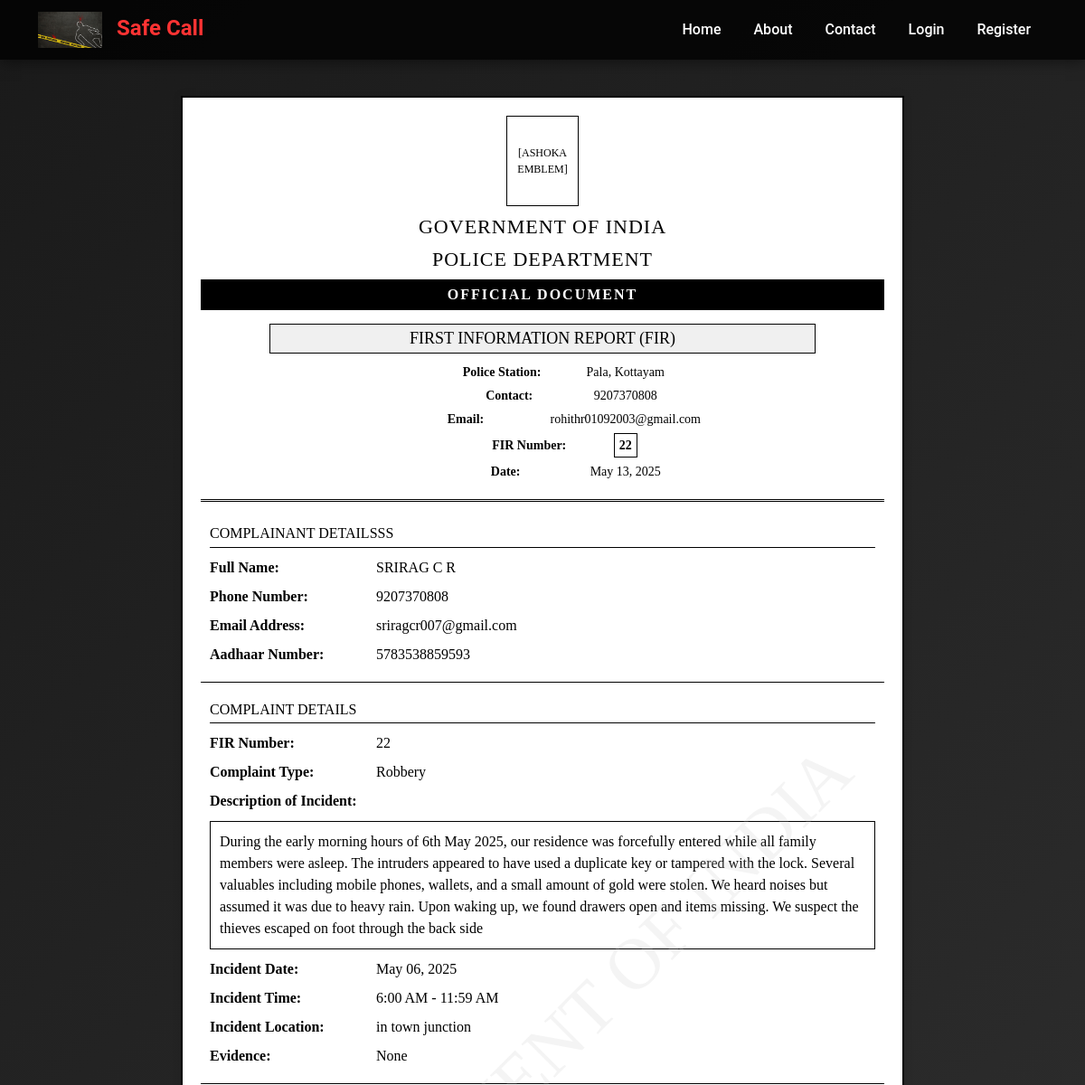
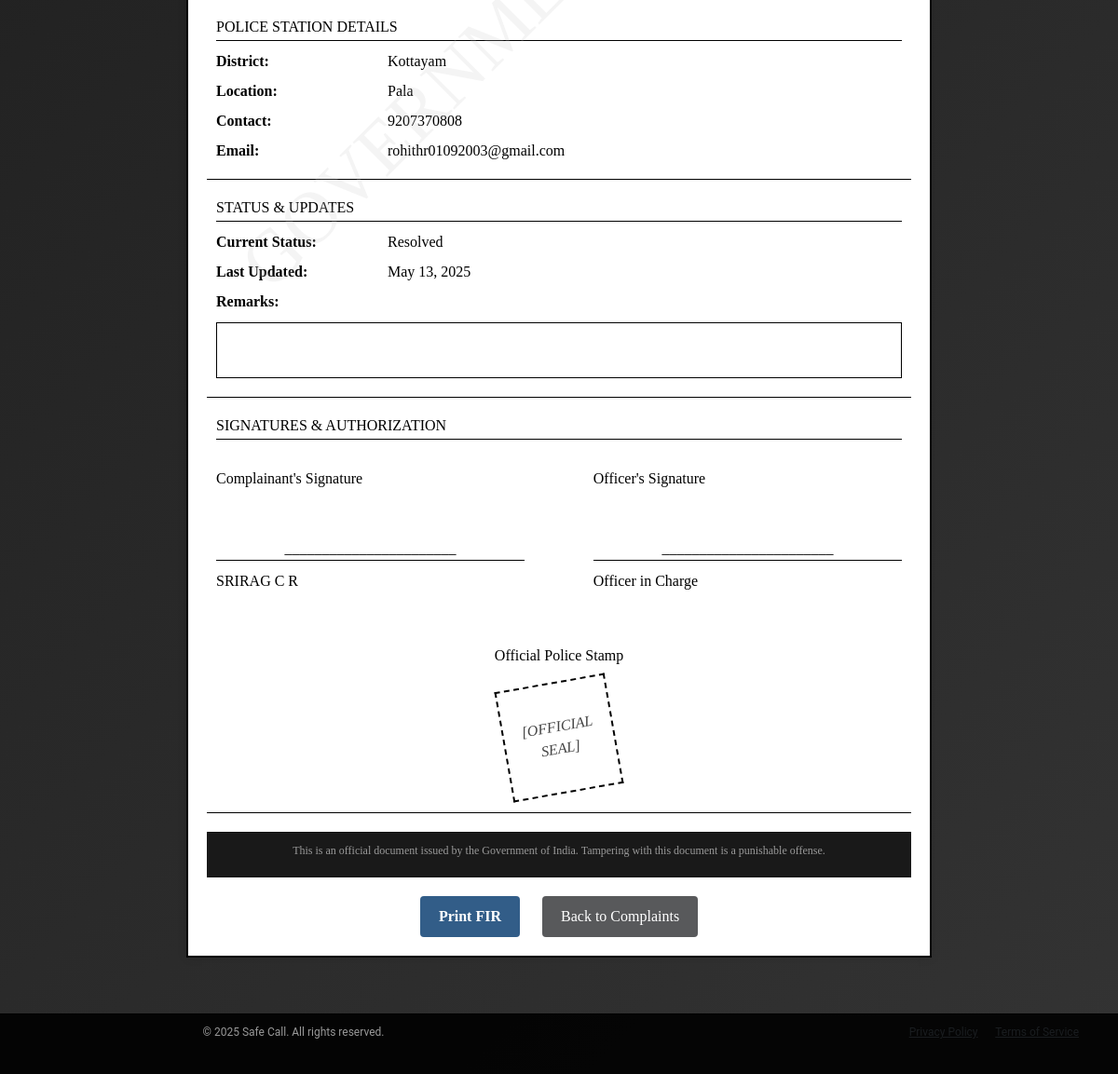
Screenshot of /user/view-fir/22/ (signed in) with the database file from the repository (2 pictures, top to bottom).
### core/models.py (models this page shows, shortened)
class Complaint(models.Model):
    COMPLAINT_TYPES = [
        ('Robbery', 'Robbery'),
        ('Assault', 'Assault'),
        ('Threats', 'Threats'),
        ('Burglary', 'Burglary'),
        ('Vandalism', 'Vandalism'),
        ('Fraud', 'Fraud'),
        ('Harassment', 'Harassment'),
        ('Theft', 'Theft'),
        ('Domestic Violence', 'Domestic Violence'),
        ('Sexual Assault', 'Sexual Assault'),
        ('Kidnapping', 'Kidnapping'),
        ('Stalking', 'Stalking'),
        ('Drunk Driving', 'Drunk Driving'),
        ('Hit and Run', 'Hit and Run'),
        ('Drug Offenses', 'Drug Offenses'),
        ('Public Intoxication', 'Public Intoxication'),
        ('Trespassing', 'Trespassing'),
        ('Hate Crimes', 'Hate Crimes'),
        ('Murder', 'Murder'),
        ('Arson', 'Arson'),
        ('Others', 'Others'),
    ]
    TIME_CHOICES = [
        ('Midnight', '12:00 AM - 12:59 AM'),
        ('Morning', '6:00 AM - 11:59 AM'),
        ('Noon', '12:00 PM - 12:59 PM'),
        ('Afternoon', '1:00 PM - 5:59 PM'),
        ('Evening', '6:00 PM - 8:59 PM'),
        ('Night', '9:00 PM - 11:59 PM'),
    ]
    STATUS_CHOICES = [
        ('Pending', 'Pending'),
        ('Under Investigation', 'Under Investigation'),
        ('Resolved', 'Resolved'),
        ('Rejected', 'Rejected'),
    ]
    user = models.ForeignKey(PublicUser, on_delete=models.CASCADE)
    police_station = models.ForeignKey(PoliceStation, on_delete=models.CASCADE)
    complaint_type = models.CharField(max_length=50, choices=COMPLAINT_TYPES)
    incident_date = models.DateField()
    incident_time = models.CharField(max_length=20, choices=TIME_CHOICES)
    incident_location = models.TextField(default='Location not specified')
    description = models.TextField()
    evidence = models.FileField(upload_to='complaint_evidence/', null=True, blank=True)
    status = models.CharField(max_length=20, choices=STATUS_CHOICES, default='Pending')
    registered_at = models.DateTimeField(auto_now_add=True)
    resolution_date = models.DateTimeField(null=True, blank=True)

class PoliceStation(models.Model):
    district = models.CharField(max_length=100)
    location = models.CharField(max_length=255)
    pincode = models.CharField(max_length=6)
    contact = models.CharField(max_length=15)
    email = models.EmailField(unique=True)  # Added email field
    password = models.CharField(max_length=255)
    approved = models.BooleanField(default=False)

class PublicUser(models.Model):
    first_name = models.CharField(max_length=100)
    last_name = models.CharField(max_length=100)
    email = models.EmailField(unique=True)
    phone = models.CharField(max_length=15)
    adhaar = models.CharField(max_length=12, unique=True)
    address = models.TextField(null=True, blank=True)
    district = models.CharField(max_length=100, null=True, blank=True)
    pincode = models.CharField(max_length=6, null=True, blank=True)
    password = models.CharField(max_length=255)
    profile_picture = models.ImageField(upload_to='profile_pictures/', null=True, blank=True)
    date_of_birth = models.DateField(null=True, blank=True)
    gender = models.CharField(max_length=10, choices=[('Male', 'Male'), ('Female', 'Female'), ('Other', 'Other')], null=True, blank=True)
    is_verified = models.BooleanField(default=False)

### core/views.py (the view, shortened to what this page needs)
# urls.py: path('user/view-fir/<int:complaint_id>/', views.view_fir, name='view_fir'),
def view_fir(request, complaint_id):
    complaint = get_object_or_404(
        Complaint,
        id=complaint_id,
        user_id=request.session['user_id']
    )
    return render(request, 'fir_template.html', {'complaint': complaint})

### core/templates/fir_template.html (shortened to what this page needs)
{% extends 'base.html' %}
{% block content %}
<div class="fir-container">
    <div class="watermark">GOVERNMENT OF INDIA</div>
    <div class="header-section">
        <div class="emblem">[ASHOKA EMBLEM]</div>
        <div class="logo-section">
            <h1>GOVERNMENT OF INDIA</h1>
            <h1>POLICE DEPARTMENT</h1>
        </div>
        <div class="confidential-strip">OFFICIAL DOCUMENT</div>
        <div class="title-section">
            <h2>FIRST INFORMATION REPORT (FIR)</h2>
        </div>
        <div class="police-station-header">
            <p><span class="field-label">Police Station:</span> {{ complaint.police_station.location }}, {{ complaint.police_station.district }}</p>
            <p><span class="field-label">Contact:</span> {{ complaint.police_station.contact }}</p>
            <p><span class="field-label">Email:</span> {{ complaint.police_station.email }}</p>
            <p><span class="field-label">FIR Number:</span> <span class="fir-number">{{ complaint.id }}</span></p>
            <p><span class="field-label">Date:</span> {{ complaint.registered_at|date:"F d, Y" }}</p>
        </div>
    </div>
    <div class="complainant-section">
        <h3>COMPLAINANT DETAILSss</h3>
        <p><span class="field-label">Full Name:</span> {{ complaint.user.first_name }} {{ complaint.user.last_name }}</p>
        <p><span class="field-label">Phone Number:</span> {{ complaint.user.phone }}</p>
        <p><span class="field-label">Email Address:</span> {{ complaint.user.email }}</p>
        <p><span class="field-label">Aadhaar Number:</span> {{ complaint.user.adhaar }}</p>
    </div>
    <div class="complaint-section">
        <h3>COMPLAINT DETAILS</h3>
        <p><span class="field-label">FIR Number:</span> {{ complaint.id }}</p>
        <p><span class="field-label">Complaint Type:</span> {{ complaint.complaint_type }}</p>
        <p><span class="field-label">Description of Incident:</span></p>
        <div class="description-box">
            {{ complaint.description }}
        </div>
        <p><span class="field-label">Incident Date:</span> {{ complaint.incident_date|date:"F d, Y" }}</p>
        <p><span class="field-label">Incident Time:</span> {{ complaint.get_incident_time_display }}</p>
        <p><span class="field-label">Incident Location:</span> {{ complaint.incident_location }}</p>
        <p><span class="field-label">Evidence:</span>
            {% if complaint.evidence %}
                {{ complaint.filename }}
            {% else %}
                None
            {% endif %}
        </p>
    </div>
    <div class="police-station-section">
        <h3>POLICE STATION DETAILS</h3>
        <p><span class="field-label">District:</span> {{ complaint.police_station.district }}</p>
        <p><span class="field-label">Location:</span> {{ complaint.police_station.location }}</p>
        <p><span class="field-label">Contact:</span> {{ complaint.police_station.contact }}</p>
        <p><span class="field-label">Email:</span> {{ complaint.police_station.email }}</p>
    </div>
    <div class="status-section">
        <h3>STATUS & UPDATES</h3>
        <p><span class="field-label">Current Status:</span> {{ complaint.status }}</p>
        <p><span class="field-label">Last Updated:</span> {{ complaint.registered_at|date:"F d, Y" }}</p>
        <p><span class="field-label">Remarks:</span></p>
        <div class="description-box" style="min-height: 60px;"></div>
    </div>
    <div class="signature-section">
        <h3>SIGNATURES & AUTHORIZATION</h3>
        <div class="signature-boxes">
            <div class="signature-box">
                <p>Complainant's Signature</p>
                <div class="signature-placeholder">
                    _______________________
                </div>
                <p>{{ complaint.user.first_name }} {{ complaint.user.last_name }}</p>
            </div>
            <div class="signature-box">
                <p>Officer's Signature</p>
                <div class="signature-placeholder">
                    _______________________
                </div>
                <p>Officer in Charge</p>
            </div>
        </div>
        <div class="stamp-section">
            <p>Official Police Stamp</p>
            <div class="stamp-placeholder">
                [OFFICIAL SEAL]
            </div>
        </div>
    </div>
    <div class="footer">
        This is an official document issued by the Government of India. Tampering with this document is a punishable offense.
    </div>
    <div class="print-section">
        <button onclick="window.print()">Print FIR</button>
        <a href="{% url 'view_complaints' %}">Back to Complaints</a>
    </div>
</div>
{% endblock %}

### templates/base.html (style rules this page uses)
:root { --primary-color: #ff3333; --secondary-color: #1a1a1a; --text-color: #ffffff; --accent-color: #e60000; --bg-gradient: linear-gradient(135deg, #1a1a1a, #333333); }
body { background: var(--bg-gradient); color: var(--text-color); font-family: 'Roboto', sans-serif; margin: 0; padding: 0; min-height: 100vh; display: flex; flex-direction: column; }
.footer { background-color: rgba(0, 0, 0, 0.9); padding: 20px 0; color: #999; margin-top: auto; }

### core/templates/fir_template.html (style rules this page uses)
.fir-container { max-width: 800px; margin: 20px auto; padding: 20px; border: 2px solid #000; background-color: #fff; box-shadow: 0 0 10px rgba(0,0,0,0.1); font-family: 'Times New Roman', serif; color: #000; position: relative; }
.header-section { text-align: center; margin-bottom: 25px; border-bottom: 3px double #000; padding-bottom: 15px; }
.emblem { width: 80px; height: 100px; margin: 0 auto 10px; display: flex; align-items: center; justify-content: center; font-size: 12px; border: 1px solid #000; }
.logo-section h1 { margin-top: 10px; font-size: 22px; text-transform: uppercase; letter-spacing: 1px; }
.title-section h2 { font-size: 18px; text-transform: uppercase; border: 1px solid #000; padding: 5px; width: 80%; margin: 10px auto; background-color: #f0f0f0; }
h3 { font-size: 16px; border-bottom: 1px solid #000; padding-bottom: 5px; text-transform: uppercase; margin-top: 20px; margin-bottom: 10px; }
.police-station-header { font-size: 14px; line-height: 1.5; }
.police-station-header p { margin: 5px 0; }
.complainant-section, .complaint-section, .police-station-section, .status-section, .signature-section { margin-bottom: 20px; padding: 0 10px 10px; border-bottom: 1px solid #000; }
.complainant-section p, .complaint-section p, .police-station-section p, .status-section p { margin: 8px 0; line-height: 1.5; }
.description-box { padding: 10px; border: 1px solid #000; margin: 10px 0; background-color: #fff; min-height: 100px; }
.signature-boxes { display: flex; justify-content: space-between; margin-top: 30px; }
.signature-box { width: 45%; }
.signature-placeholder { height: 60px; border-bottom: 1px solid #000; margin-bottom: 10px; display: flex; align-items: flex-end; justify-content: center; }
.stamp-section { margin-top: 40px; text-align: center; }
.stamp-placeholder { width: 120px; height: 120px; border: 2px dashed #000; margin: 10px auto; display: flex; align-items: center; justify-content: center; transform: rotate(-10deg); font-style: italic; color: #444; }
.watermark { position: absolute; top: 50%; left: 50%; transform: translate(-50%, -50%) rotate(-45deg); font-size: 5em; color: rgba(200, 200, 200, 0.2); pointer-events: none; z-index: 0; white-space: nowrap; }
.confidential-strip { background-color: #000; color: #fff; text-align: center; padding: 5px 0; margin-bottom: 15px; font-weight: bold; letter-spacing: 2px; }
.print-section { margin-top: 20px; text-align: center; }
.print-section button { background-color: #325D88; color: white; border: none; padding: 10px 20px; border-radius: 4px; cursor: pointer; margin-right: 10px; font-weight: bold; }
.print-section a { display: inline-block; background-color: #58595b; color: white; text-decoration: none; padding: 10px 20px; border-radius: 4px; margin-left: 10px; }
.field-label { font-weight: bold; display: inline-block; width: 180px; }
.footer { text-align: center; font-size: 12px; margin-top: 20px; padding-top: 10px; border-top: 1px solid #000; }
.fir-number { font-weight: bold; padding: 2px 5px; border: 1px solid #000; display: inline-block; }

### rows the page displays
Complaint: police_station.location "Pala", police_station.district "Kottayam", police_station.contact "9207370808", police_station.email "rohithr01092003@gmail.com", id "22", registered_at "May 13, 2025", user.first_name "SRIRAG", user.last_name "C R", user.phone "9207370808", user.email "sriragcr007@gmail.com", user.adhaar "5783538859593", complaint_type "Robbery", description "During the early morning hours of 6th May 2025, our residence was forcefully entered while all family members were asleep. The intruders appeared to have used a duplicate key or tampered with the lock. Several valuables including mobile phones, wallets, and a small amount of gold were stolen. We heard noises but assumed it was due to heavy rain. Upon waking up, we found drawers open and items missing. We suspect the thieves escaped on foot through the back side", incident_date "May 06, 2025", incident_time "6:00 AM - 11:59 AM", incident_location "in town junction", status "Resolved"
